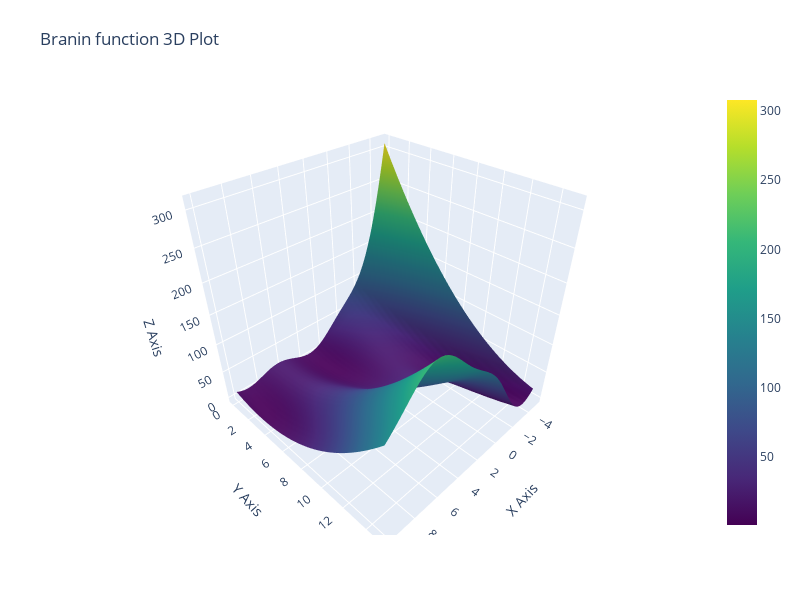

This figure's notebook cell:
### Code cell
# Create a plotly interactive graph
fig = go.Figure(data=[go.Surface(x=x1, y=x2, z=y, colorscale='viridis')])

fig.update_layout(scene=dict(
                    xaxis=dict(title='X Axis'),
                    yaxis=dict(title='Y Axis'),
                    zaxis=dict(title='Z Axis')),
                    title='Branin function 3D Plot',
                    autosize=False,
                    width=800,
                    height=600,
                    margin=dict(l=65, r=50, b=65, t=90))

# Display the plot
fig.show()

### Figure 1 — Plotly figure (JSON) as saved in the notebook; plotly's stock layout.template omitted (floating-point values rounded to 4 significant figures; data arrays with more than 128 entries replaced by an {"elided": "..."} marker saying what was removed)
{"data": [{"colorscale": [[0, "#440154"], [0.1111, "#482878"], [0.2222, "#3e4989"], [0.3333, "#31688e"], [0.4444, "#26828e"], [0.5556, "#1f9e89"], [0.6667, "#35b779"], [0.7778, "#6ece58"], [0.8889, "#b5de2b"], [1, "#fde725"]], "type": "surface", "x": {"elided": "50x50 float values"}, "y": {"elided": "50x50 float values"}, "z": {"elided": "50x50 float values"}}], "layout": {"autosize": false, "height": 600, "margin": {"b": 65, "l": 65, "r": 50, "t": 90}, "scene": {"xaxis": {"title": {"text": "X Axis"}}, "yaxis": {"title": {"text": "Y Axis"}}, "zaxis": {"title": {"text": "Z Axis"}}}, "title": {"text": "Branin function 3D Plot"}, "width": 800}}
